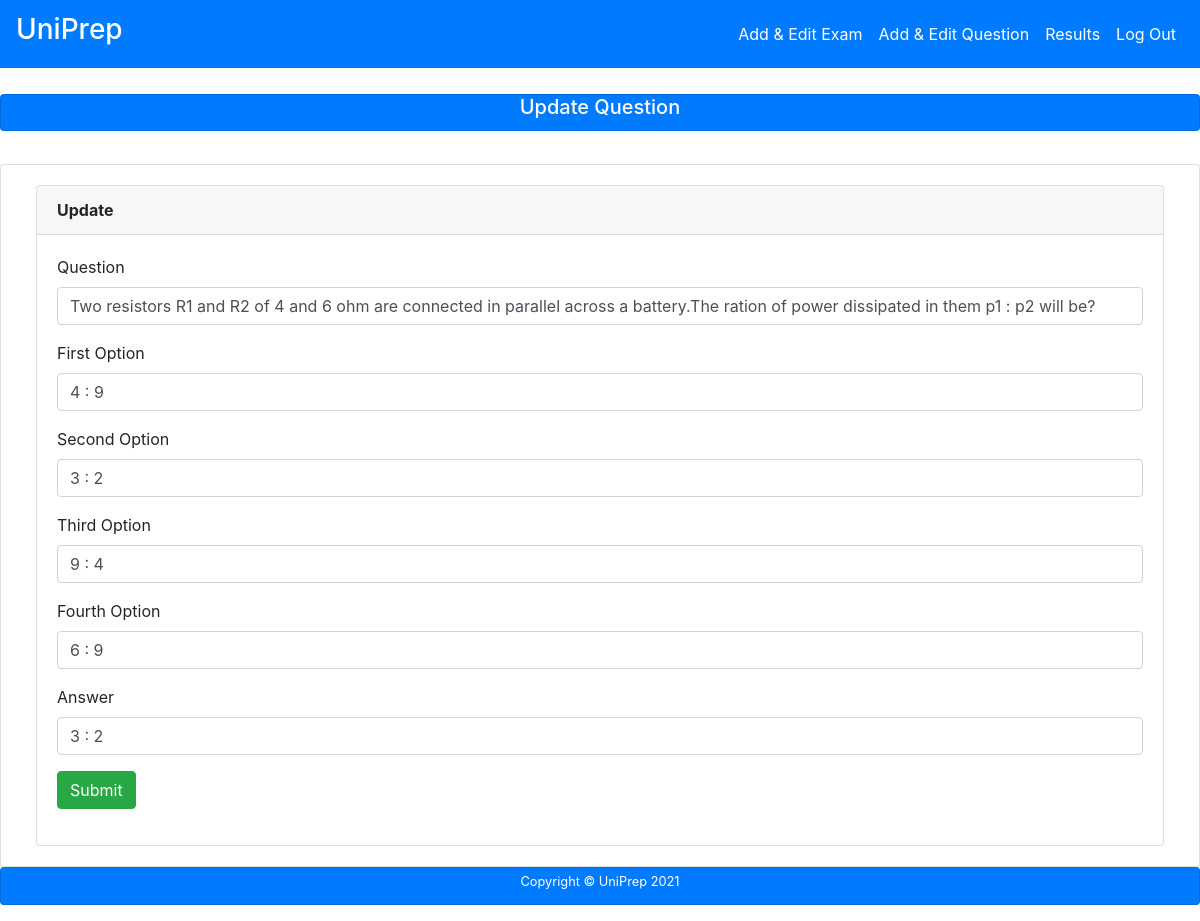
Page /admin/edit_option.php?id=37&ids=4 on the committed database.
### tables this page shows
CREATE TABLE `questions` (
  `id` int(10) NOT NULL,
  `question_no` varchar(10) NOT NULL,
  `question` varchar(600) NOT NULL,
  `option1` varchar(200) NOT NULL,
  `option2` varchar(200) NOT NULL,
  `option3` varchar(200) NOT NULL,
  `option4` varchar(200) NOT NULL,
  `answer` varchar(200) NOT NULL,
  `category` varchar(200) NOT NULL
);

### admin/edit_option.php (the view, shortened to what this page needs)
<?php
include "header.php";
include "../authentication/connection.php";
$id = $_GET["id"];
$question="";
$option1="";
$option2="";
$option3="";
$option4="";
$answer="";
$res = mysqli_query($db,"select * from questions where id=$id");
while($row=mysqli_fetch_array($res))
{
    $question = $row["question"];
    $option1 = $row["option1"];
    $option2 = $row["option2"];
    $option3 = $row["option3"];
    $option4 = $row["option4"];
    $answer = $row["answer"];
}
?>
<br>
<footer id="sticky-footer" class="card text-white bg-primary mb-3" style="height: 1cm;">
  <div class="container text-center">
    <small style="color: white; text-align: center;" ><h5>Update Question</h5></small>
  </div>
</footer>
<div class="breadcrumbs">
    <div class="col-sm-4">
    </div>
</div>
<div class="content mt-3">
    <div class="animated fadeIn">
        <div class="row">
            <div class="col-lg-12">
                <div class="card">
                    <div class="card-body">
                        <div class="col-lg-12">
                            <form name="form1" action="" method="post">
                                <div class="card">
                                    <div class="card-header"><strong>Update</strong></div>
                                    <div class="card-body card-block">
                                        <div class="form-group"><label for="company" class=" form-control-label">Question</label><input type="text" name="question" class="form-control" value="<?php echo $question;?>"></div>
                                        <div class="form-group"><label for="company" class=" form-control-label">First Option</label><input type="text" name="option1" class="form-control" value="<?php echo $option1;?>"></div>
                                        <div class="form-group"><label for="company" class=" form-control-label">Second Option</label><input type="text" name="option2" class="form-control" value="<?php echo $option2;?>"></div>
                                        <div class="form-group"><label for="company" class=" form-control-label">Third Option</label><input type="text" name="option3" class="form-control" value="<?php echo $option3;?>"></div>
                                        <div class="form-group"><label for="company" class=" form-control-label">Fourth Option</label><input type="text" name="option4" class="form-control" value="<?php echo $option4;?>"></div>
                                        <div class="form-group"><label for="company" class=" form-control-label">Answer</label><input type="text" name="answer" class="form-control" value="<?php echo $answer;?>"></div>
                                        <div class="form-group">
                                            <input type="submit" name="submit1" value="Submit" class="btn btn-success">
                                        </div>
                                    </div>
                                </div>
                            </form>
                        </div>
                    </div>
                </div>
            </div>
        </div>
    </div>
</div>
<footer id="sticky-footer" class="card text-white bg-primary mb-3" style="height: 1cm;">
  <div class="container text-center">
    <small style="color: white; text-align: center;" >Copyright &copy; UniPrep 2021</small>
  </div>
</footer>
<?php
include "footer.php";
?>

### rows in the picture
questions: question "Two resistors R1 and R2 of 4 and 6 ohm are connected in parallel across a battery.The ration of power dissipated in them p1 : p2 will be?", option1 "4 : 9", option2 "3 : 2", option3 "9 : 4", option4 "6 : 9", answer "3 : 2"
